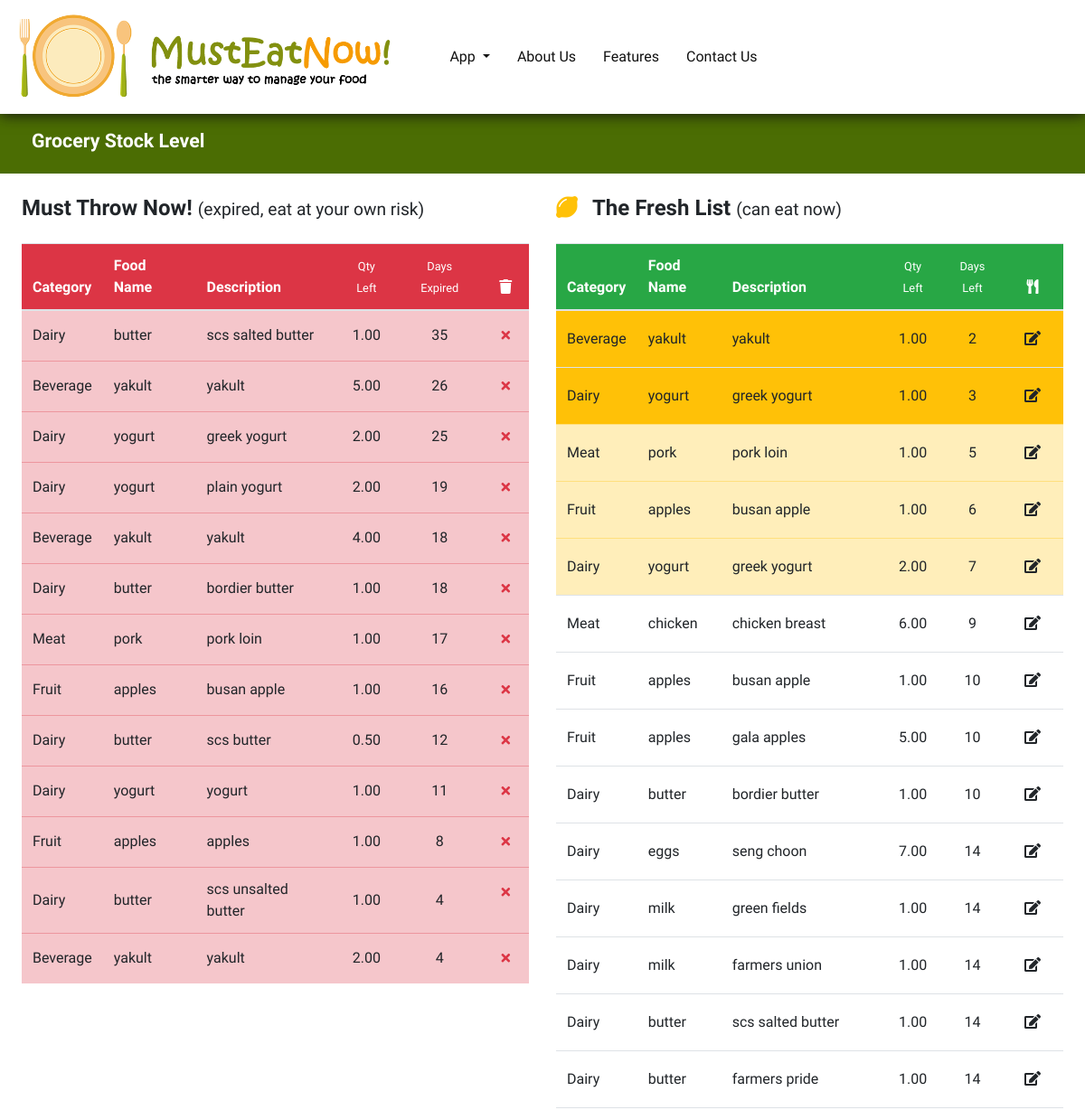
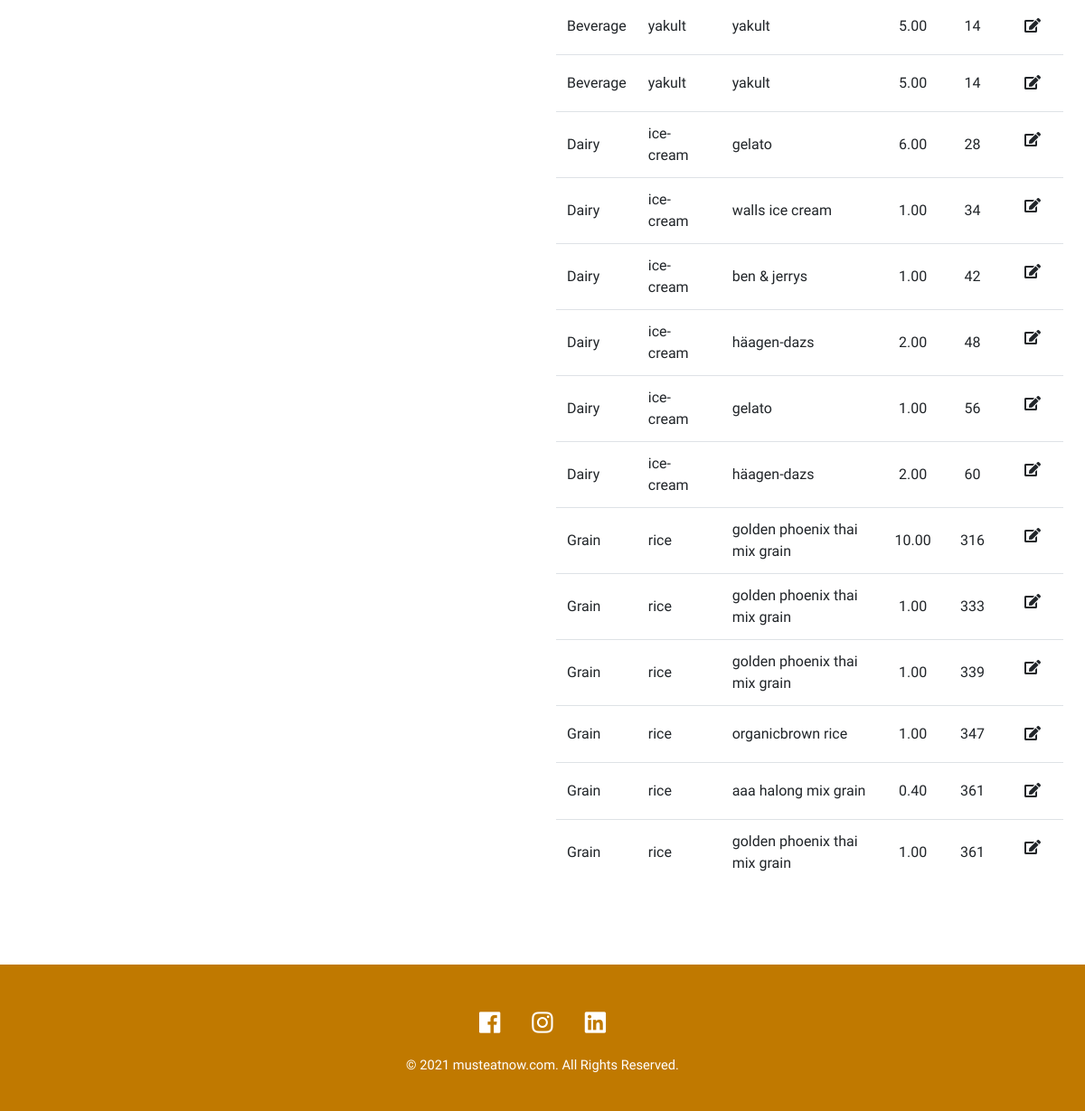
Screenshot of /grocery_level.php (signed in) with the database file from the repository (2 pictures, top to bottom).
### tables this page shows
create table stock_in (
stockin_dt TIMESTAMP as (ifnull(user_dt, db_dt))
,stock_id bigint UNSIGNED AUTO_INCREMENT PRIMARY KEY
,userid INT not null
,food_id varchar(255) not null
,prod_name varchar(255)
,serving float
,price decimal(10,2)
,user_dt TIMESTAMP
,db_dt TIMESTAMP DEFAULT CURRENT_TIMESTAMP ON UPDATE CURRENT_TIMESTAMP)
row_format=compressed
key_block_size=8;

### common/session.php (called while the page is built, shortened)
<?php
$userID = $_SESSION['musteatnow-UserID'];
?>

### common/db.php (called while the page is built, shortened)
<?php
function PDO_PreparedSelect_Array($conn, $query, $arrValues) {
    $stmt = $conn->prepare($query);
    $stmt->execute($arrValues);
    return $stmt->fetchAll();
}
?>

### grocery_level.php (the view, shortened to what this page needs)
<?php
include_once("common/start.php");
include_once("common/session.php");
?>
<!doctype html>
<html lang="en">
<head>
<?php include("meta.php"); ?>
</head>
<body>
<?php include("navbar.php"); ?>
<form method="post" enctype="multipart/form-data">
<main role="main">
<div class="jumbotron1">
<div class="container-fluid">
<div class="row">
<div class="col-md-12">
    Grocery Stock Level
</div>
</div>
</div>
</div>
<div class="container-fluid p-4" style="min-height: 500px;">
<div class="row">
<div class="col-md-6">
<h4 class="pb-3"><strong>Must Throw Now!</strong> <small>(expired, eat at your own risk)</small></h4>
<?php
$query = "SELECT * FROM vw_current_stock WHERE userid = ? AND serving_left > 0 AND days_left <= 0 ORDER BY days_left ASC";
$result = PDO_PreparedSelect_Array($conn, $query, array($userID));
if($result)
{
    echo '<table class="table table-hover" id="dataTable">';
    echo '<thead>';
    echo '<tr class="bg-danger text-white">';
    echo '<th>Category</th>';
    echo '<th>Food Name</th>';
    echo '<th>Description</th>';
    echo '<th class="text-center"><small>Qty Left</small></th>';
    echo '<th class="text-center"><small>Days Expired</small></th>';
    echo '<th class="text-center" width="50"><i class="fas fa-trash"></i></th>';
    echo '</tr>';
    echo '</thead>';
    echo '<tbody>';
    foreach($result as $row)
    {
        $stockID = $row['stock_id'];
        echo '<tr class="table-danger">';
        echo '<td class="align-middle">';
        echo $row['food_cat'];
        echo '</td>';
        echo '<td class="align-middle">';
        echo $row['food_id_name'];
        echo '</td>';
        echo '<td class="align-middle">';
        echo $row['prod_name'];
        echo '</td>';
        echo '<td class="text-center align-middle">';
        echo $row['serving_left'];
        echo '</td>';
        echo '<td class="text-center align-middle">';
        echo abs($row['days_left']);
        echo '</td>';
        echo '<td class="text-center">';
        echo HTML_Button("deleteItem[$stockID]", "<i class='fas fa-times text-danger'></i>", "btn btn-sm", false, "", false, false);
        echo '</td>';
        echo '</tr>';
    }
    echo '</tbody>';
    echo '</table>';
}
else
{
    echo HTML_Panel("You have no expired food!");
}
?>
</div>
<div class="col-md-6">
<h4 class="pb-3"><i class="fas fa-lemon mr-3 text-warning"></i><strong>The Fresh List</strong> <small>(can eat now)</small></h4>
<?php
$query = "SELECT * FROM vw_current_stock WHERE userid = ? AND serving_left > 0 AND days_left > 0 ORDER BY days_left ASC";
$result = PDO_PreparedSelect_Array($conn, $query, array($userID));
if($result)
{
    echo '<table class="table table-hover" id="dataTable">';
    echo '<thead>';
    echo '<tr class="bg-success text-white">';
    echo '<th>Category</th>';
    echo '<th>Food Name</th>';
    echo '<th>Description</th>';
    echo '<th class="text-center"><small>Qty Left</small></th>';
    echo '<th class="text-center"><small>Days Left</small></th>';
    echo '<th class="text-center" width="50"><i class="fas fa-utensils"></i></th>';
    echo '</tr>';
    echo '</thead>';
    echo '<tbody>';
    foreach($result as $row)
    {
        $daysLeft = abs($row['days_left']);
        echo '<tr';
        if($daysLeft > 3 && $daysLeft <= 8)
        {
            echo " class='table-warning'";
        }
        else if($daysLeft <= 3)
        {
            echo " class='bg-warning'";
        }
        echo '>';
        echo '<td class="align-middle">';
        echo $row['food_cat'];
        echo '</td>';
        echo '<td class="align-middle">';
        echo $row['food_id_name'];
        echo '</td>';
        echo '<td class="align-middle">';
        echo $row['prod_name'];
        echo '</td>';
        echo '<td class="text-center align-middle">';
        echo $row['serving_left'];
        echo '</td>';
        echo '<td class="text-center align-middle">';
        echo abs($row['days_left']);
        echo '</td>';
        echo '<td class="text-center">';
        $attr = array(
            "data-id" => $row['stock_id'],
            "data-food" => $row['food_id_name'],
            "data-food-description" => $row['prod_name'],
            "data-serving-original" => $row['serving'],
            "data-serving-remain" => $row['serving_left']
        );
        echo HTML_AjaxButton("foodStockOut", "<i class='fas fa-edit'></i>", " foodStockOut", false, $attr);
        echo '</td>';
        echo '</tr>';
    }
    echo '</tbody>';
    echo '</table>';
}
else
{
    echo HTML_Panel("You have no food left!");
}
?>
</div>
</div>
</div>
</main>
</form>
<?php include("footer.php"); ?>
</body>
</html>

### meta.php (shortened to what this page needs)
<link href="assets/bootstrap-4.3.1/css/bootstrap.min.css" rel="stylesheet">
<link href="assets/fontawesome-5.5.0/css/all.min.css" rel="stylesheet">
<link href="css/main.css" rel="stylesheet">

### navbar.php (shortened to what this page needs)
<nav class="navbar navbar-expand-md fixed-top">
<a class="navbar-brand" href="."><img src="images/logo.png"></a>
<div class="collapse navbar-collapse" id="navbarsExampleDefault">
<ul class="navbar-nav mr-auto pl-4">
<?php
if(isset($_SESSION['musteatnow-UserID']))
{
?>
<li class="nav-item dropdown">
<a class="nav-link dropdown-toggle" href="#" id="navbarDropdown" role="button" data-toggle="dropdown" aria-haspopup="true" aria-expanded="false">
App
</a>
</li>
<?php
}
else
{
    echo '<li class="nav-item">';
    echo '<a class="nav-link" data-toggle="modal" data-target="#loginModal" style="cursor:pointer">Login</a>';
    echo '</li>';
}
?>
<li class="nav-item active">
<a class="nav-link" href="about-us.php">About Us</a>
</li>
<li class="nav-item active">
<a class="nav-link" href="features.php">Features</a>
</li>
<li class="nav-item">
<a class="nav-link" href="contact-us.php">Contact Us</a>
</li>
</ul>
</div>
</nav>

### common/forms.php (shortened to what this page needs)
<?php
function HTML_Button($name, $text, $buttonClass, $needsConfirm, $confirmText, $isDisabled, $isNoValidate, $attributes = null)
{
    $output = '<button ';
    $output .= 'type="submit" ';
    $output .= 'id="' . $name . '" ';
    $output .= 'name="' . $name . '" ';
    $output .= HTML_ButtonClass($buttonClass);
    $output .= ">";
    $output .= $text;
    $output .= "</button>";
    return $output;
}
function HTML_AjaxButton($name, $text, $buttonClass, $isDisabled, $attributes = null)
{
    $output = '<button ';
    $output .= 'type="button" ';
    $output .= 'id="' . $name . '" ';
    $output .= 'name="' . $name . '" ';
    $output .= HTML_ButtonClass($buttonClass." ".$name);
    if ($attributes != null) {
        $output .= HTML_Attributes($attributes);
    }
    $output .= ">";
    $output .= $text;
    $output .= "</button>";
    return $output;
}
function HTML_Attributes($attributes) {
    $output = "";
    foreach ($attributes as $attr => $value) {
        if ($value != '') {
            $output .= " $attr='" . $value . "'";
        }
    }
    return $output;
}
function HTML_ButtonClass($buttonClass) {
    $class = " class='btn btn-$buttonClass btn-bold'";
    return $class;
}
?>

### footer.php (shortened to what this page needs)
<footer class="mt-5">
<div class="container">
<div class="row">
<div class="col-md-12 text-center">
<div class="social">
<a href="#" target="_blank"><i class="fab fa-facebook fa-fw fa-lg"></i></a>
<a href="#" target="_blank"><i class="fab fa-instagram fa-fw fa-lg"></i></a>
<a href="#" target="_blank"><i class="fab fa-linkedin fa-fw fa-lg"></i></a>
</div>
<p class="m-0 text-center text-white"><small class="lead" style="font-size: 11pt">&copy; <?php echo date("Y") ?> musteatnow.com. All Rights Reserved.</small></p>
</div>
</div>
</div>
</footer>

### css/main.css (style rules this page uses)
body { font-family: 'Muli', sans-serif; padding-top: 120px; }
nav, .navbar { background-color: #fff; box-shadow: 0px 1px 15px #111; }
.navbar .nav-item .nav-link { font-size: 12pt; color: #111; padding: 5px 15px; }
.navbar-brand img { height: 100px; padding: 0px; }
.jumbotron1 { background-color: #4b6d03; padding:20px; margin:0; font-size: 16pt; color: white; font-weight: bold; }
.social { display: inline-block }
footer { background-color: #c07900; padding: 40px; }
footer .social { padding: 10px; margin-bottom: 10px; font-size: 15pt; }
footer .social a, footer .social a:hover { color: #fff; padding: 10px 7px; margin: 0px 3px; }
footer p { font-size: 10pt; }

### rows the page displays
stock_in: food_cat "Dairy", food_id_name "butter", prod_name "scs salted butter", serving_left "1.00", days_left "35"
stock_in: food_cat "Beverage", food_id_name "yakult", prod_name "yakult", serving_left "5.00", days_left "26"
stock_in: food_cat "Dairy", food_id_name "yogurt", prod_name "greek yogurt", serving_left "2.00", days_left "25"
stock_in: food_cat "Dairy", food_id_name "yogurt", prod_name "plain yogurt", serving_left "2.00", days_left "19"
stock_in: food_cat "Beverage", food_id_name "yakult", prod_name "yakult", serving_left "4.00", days_left "18"
stock_in: food_cat "Dairy", food_id_name "butter", prod_name "bordier butter", serving_left "1.00", days_left "18"
stock_in: food_cat "Meat", food_id_name "pork", prod_name "pork loin", serving_left "1.00", days_left "17"
stock_in: food_cat "Fruit", food_id_name "apples", prod_name "busan apple", serving_left "1.00", days_left "16"
stock_in: food_cat "Dairy", food_id_name "butter", prod_name "scs butter", serving_left "0.50", days_left "12"
stock_in: food_cat "Dairy", food_id_name "yogurt", prod_name "yogurt", serving_left "1.00", days_left "11"
stock_in: food_cat "Fruit", food_id_name "apples", prod_name "apples", serving_left "1.00", days_left "8"
stock_in: food_cat "Dairy", food_id_name "butter", prod_name "scs unsalted butter", serving_left "1.00", days_left "4"
stock_in: food_cat "Beverage", food_id_name "yakult", prod_name "yakult", serving_left "2.00", days_left "4"
stock_in: food_cat "Beverage", food_id_name "yakult", prod_name "yakult", serving_left "1.00", days_left "2"
stock_in: food_cat "Dairy", food_id_name "yogurt", prod_name "greek yogurt", serving_left "1.00", days_left "3"
stock_in: food_cat "Meat", food_id_name "pork", prod_name "pork loin", serving_left "1.00", days_left "5"
stock_in: food_cat "Fruit", food_id_name "apples", prod_name "busan apple", serving_left "1.00", days_left "6"
stock_in: food_cat "Dairy", food_id_name "yogurt", prod_name "greek yogurt", serving_left "2.00", days_left "7"
stock_in: food_cat "Meat", food_id_name "chicken", prod_name "chicken breast", serving_left "6.00", days_left "9"
stock_in: food_cat "Fruit", food_id_name "apples", prod_name "busan apple", serving_left "1.00", days_left "10"
stock_in: food_cat "Fruit", food_id_name "apples", prod_name "gala apples", serving_left "5.00", days_left "10"
stock_in: food_cat "Dairy", food_id_name "butter", prod_name "bordier butter", serving_left "1.00", days_left "10"
stock_in: food_cat "Dairy", food_id_name "eggs", prod_name "seng choon", serving_left "7.00", days_left "14"
stock_in: food_cat "Dairy", food_id_name "milk", prod_name "green fields", serving_left "1.00", days_left "14"
stock_in: food_cat "Dairy", food_id_name "milk", prod_name "farmers union", serving_left "1.00", days_left "14"
stock_in: food_cat "Dairy", food_id_name "butter", prod_name "scs salted butter", serving_left "1.00", days_left "14"
stock_in: food_cat "Dairy", food_id_name "butter", prod_name "farmers pride", serving_left "1.00", days_left "14"
stock_in: food_cat "Beverage", food_id_name "yakult", prod_name "yakult", serving_left "5.00", days_left "14"
stock_in: food_cat "Beverage", food_id_name "yakult", prod_name "yakult", serving_left "5.00", days_left "14"
stock_in: food_cat "Dairy", food_id_name "ice-cream", prod_name "gelato", serving_left "6.00", days_left "28"
stock_in: food_cat "Dairy", food_id_name "ice-cream", prod_name "walls ice cream", serving_left "1.00", days_left "34"
stock_in: food_cat "Dairy", food_id_name "ice-cream", prod_name "ben & jerrys", serving_left "1.00", days_left "42"
stock_in: food_cat "Dairy", food_id_name "ice-cream", prod_name "häagen-dazs", serving_left "2.00", days_left "48"
stock_in: food_cat "Dairy", food_id_name "ice-cream", prod_name "gelato", serving_left "1.00", days_left "56"
stock_in: food_cat "Dairy", food_id_name "ice-cream", prod_name "häagen-dazs", serving_left "2.00", days_left "60"
stock_in: food_cat "Grain", food_id_name "rice", prod_name "golden phoenix thai mix grain", serving_left "10.00", days_left "316"
stock_in: food_cat "Grain", food_id_name "rice", prod_name "golden phoenix thai mix grain", serving_left "1.00", days_left "333"
stock_in: food_cat "Grain", food_id_name "rice", prod_name "golden phoenix thai mix grain", serving_left "1.00", days_left "339"
stock_in: food_cat "Grain", food_id_name "rice", prod_name "organicbrown rice", serving_left "1.00", days_left "347"
stock_in: food_cat "Grain", food_id_name "rice", prod_name "aaa halong mix grain", serving_left "0.40", days_left "361"
stock_in: food_cat "Grain", food_id_name "rice", prod_name "golden phoenix thai mix grain", serving_left "1.00", days_left "361"
